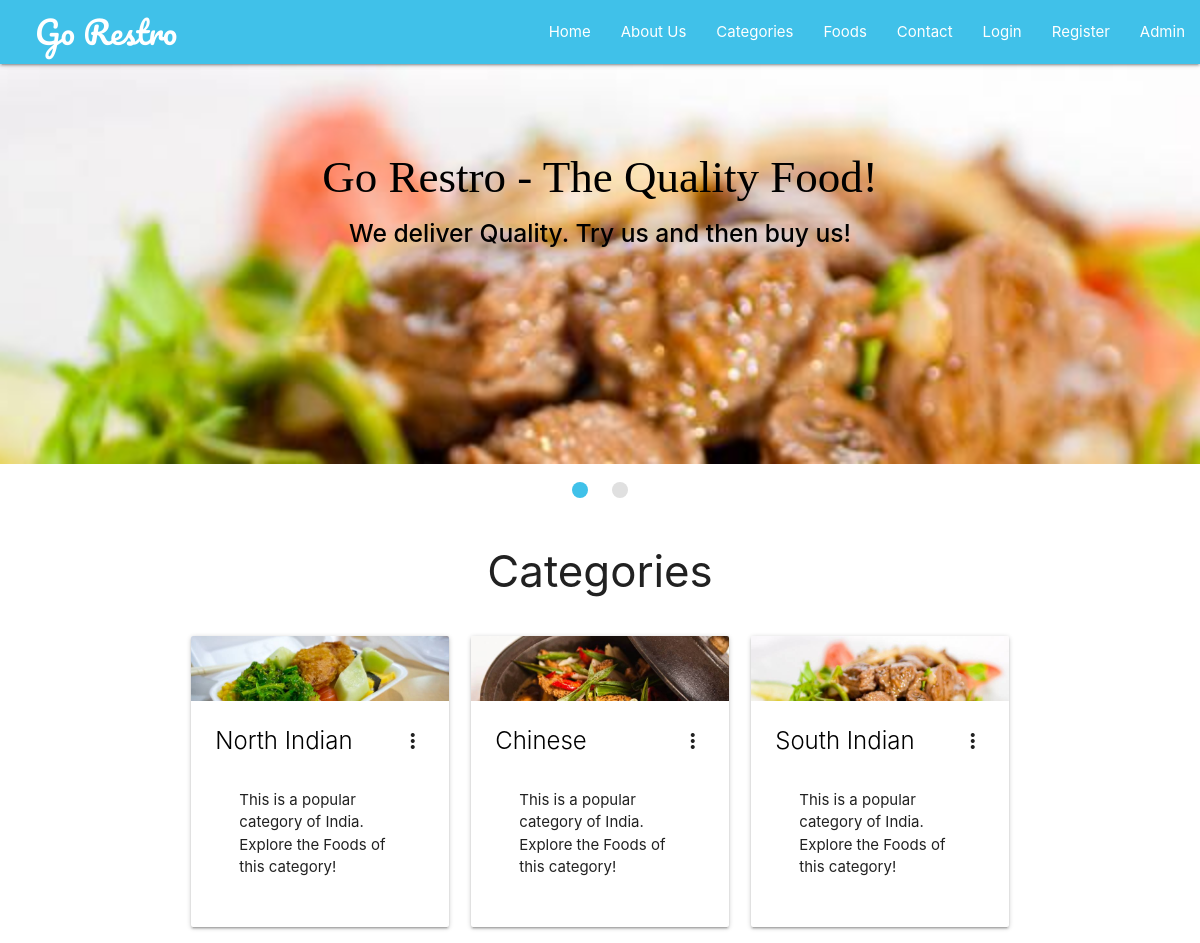
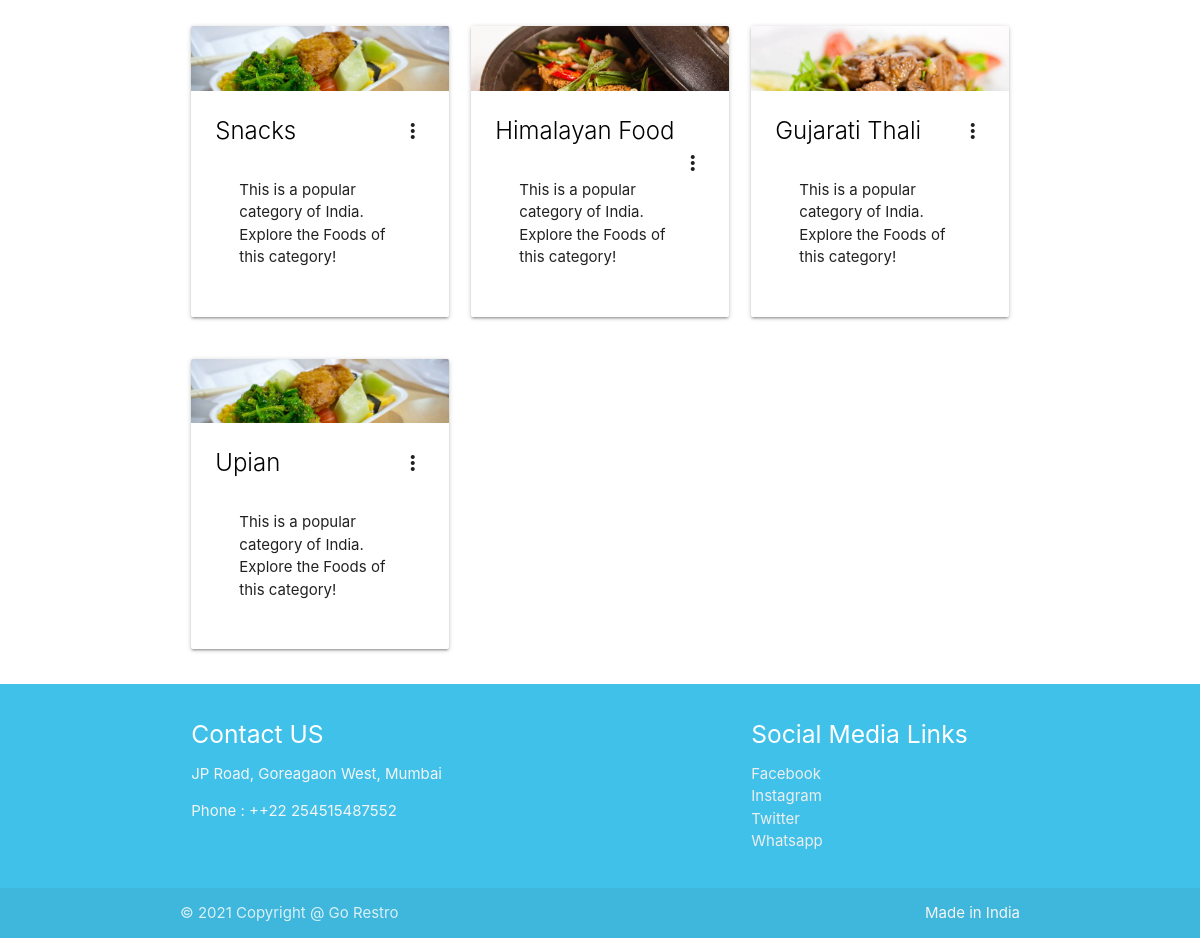
Screenshot of /food-categories.php with the database file from the repository (2 pictures, top to bottom).
### tables this page shows
CREATE TABLE `categories` (
  `id` int(11) NOT NULL,
  `name` varchar(250) NOT NULL,
  `short_desc` varchar(250) NOT NULL,
  `long_desc` varchar(500) NOT NULL
);

### chunks/categories.php (the view, shortened to what this page needs)
<?php
require('backends/connection-pdo.php');
$sql = 'SELECT * FROM categories';
$query  = $pdoconn->prepare($sql);
$query->execute();
$arr_all = $query->fetchAll(PDO::FETCH_ASSOC);
?>
<section class="fcategories">
	<div class="container">
		<div class="section white center">
			<h3 class="header">Categories</h3>
		</div>
<?php if (count($arr_all) == 0) {
	echo '<div class="section gray center" style="border: 1px solid black; border-radius: 5px;">
			<p class="header">Sorry No Categories to Display!</p>
		</div>';
} else {  ?>
<?php for ($i=1; $i <= count($arr_all); ) { ?>
		<div class="row">
			<?php for ($j=1; $j <= 3; $j++) { ?>
				<?php if ($i+$j-2 == count($arr_all)) {
					break;
				}  ?>
			<div class="col s12 m4">
				<div class="card">
				    <div class="card-image waves-effect waves-block waves-light">
				      <img class="activator" src="images/banner<?php echo $j; ?>.jpg">
				    </div>
				    <div class="card-content">
				      <span class="card-title activator grey-text text-darken-4"><a class="black-text" href="foods.php?id=<?php echo $arr_all[$i+$j-2]['id']; ?>"><?php echo $arr_all[$i+$j-2]['name']; ?></a><i class="material-icons right">more_vert</i></span>
				      <div class="card-content">
			          <p>This is a popular category of India. Explore the Foods of this category!</p>
			        </div>
				    </div>
				  </div>
			</div>
			<?php } ?>
			<?php $i = $i + 3; ?>
		</div>
		<?php
				}
			}
			 ?>
	</div>
</section>

### food-categories.php (shortened to what this page needs)
<!DOCTYPE html>
<html lang="en">
<head>
	<link rel="stylesheet" href="https://cdnjs.cloudflare.com/ajax/libs/materialize/1.0.0/css/materialize.min.css">
	<link rel="stylesheet" href="css/style.css">
</head>
<body>
	<?php require('chunks/navbar.php'); ?>
	<?php require('chunks/banner-slider.php'); ?>
	<?php require('chunks/categories.php'); ?>
	<?php require('chunks/footer.php'); ?>
</body>
</html>

### chunks/navbar.php (shortened to what this page needs)
<section class="fnavbar">
		<div class="navbar-fixed">
		<nav>
		    <div class="nav-wrapper">
		      <a href="#" class="brand-logo">Go Restro</a>
		      <ul class="right hide-on-med-and-down">
		        <li><a href="./" class="hvr-grow">Home</a></li>
		        <li><a href="./about-go-restro.php" class="hvr-grow">About Us</a></li>
		        <li><a href="./food-categories.php" class="hvr-grow">Categories</a></li>
		        <li><a href="./foods.php" class="hvr-grow">Foods</a></li>
		        <li><a href="#" class="hvr-grow" onclick="toggleModal('Contact Info', 'You can contact us directly by calling to this number +91255486265525. Check the bottom Footer Section of the website for more info.');">Contact</a></li>
		        <?php
		        	if (isset($_SESSION['user'])) {
		        		echo '<li><a href="#" class="hvr-grow">Hi, '.$_SESSION['user'].'</a></li>
		        		<li><a href="logout.php" class="hvr-grow">Logout</a></li>';
		        	} else {
		        		echo '<li><a href="#" class="hvr-grow modal-trigger" data-target="modal1">Login</a></li>
		        		<li><a href="#" class="hvr-grow modal-trigger" data-target="modal2">Register</a></li>
						<li><a href="./admin/" class="hvr-grow">Admin</a></li>';
		        	}
		        ?>
		      </ul>
		    </div>
		  </nav>
		</div>
	</section>

### chunks/banner-slider.php (shortened to what this page needs)
<section class="fslider">
		<div class="slider">
			<ul class="slides">
		    <li>
		    	<img src="images/banner3.jpg">
		    	<div class="caption center-align black-text">
		        <h3 style="font-size: 3rem !important; font-style: bold !important; font-family: 'Bree Serif', serif;">Go Restro - The Quality Food!</h3>
		        <h5 class="light black-text text-lighten-3"><strong>We deliver Quality. Try us and then buy us!</strong></h5>
		      </div>
		    </li>
		    </ul>
	  </div>
	</section>

### chunks/footer.php
<section class="ffooter">
		<footer class="page-footer">
          <div class="container">
            <div class="row">
              <div class="col l6 s12">
                <h5 class="white-text">Contact US</h5>
                <p class="grey-text text-lighten-4">JP Road, Goreagaon West, Mumbai</p>
                <p class="grey-text text-lighten-4">Phone : ++22 254515487552</p>
              </div>
              <div class="col l4 offset-l2 s12">
                <h5 class="white-text">Social Media Links</h5>
                <ul>
                  <li><a class="grey-text text-lighten-3" href="#!">Facebook</a></li>
                  <li><a class="grey-text text-lighten-3" href="#!">Instagram</a></li>
                  <li><a class="grey-text text-lighten-3" href="#!">Twitter</a></li>
                  <li><a class="grey-text text-lighten-3" href="#!">Whatsapp</a></li>
                </ul>
              </div>
            </div>
          </div>
          <div class="footer-copyright">
            <div class="container">
            © 2021 Copyright @ Go Restro
            <a class="grey-text text-lighten-4 right" href="#!">Made in India </span></a>
            </div>
          </div>
        </footer>
	</section>

### css/style.css (style rules this page uses)
.nav-wrapper > a { text-decoration: none; font-family: 'Pacifico', cursive; }
.hvr-grow { text-decoration: none; }
@media (min-width : 992px) { .nav-wrapper > a { padding-left: 35px; } }
nav { color: #fff; background-color: #40c1e9; }
.page-footer { color: #fff; background-color: #40c1e9; }

### rows the page displays
categories: name "North Indian"
categories: name "Chinese"
categories: name "South Indian"
categories: name "Snacks"
categories: name "Himalayan Food"
categories: name "Gujarati Thali"
categories: name "Upian"
